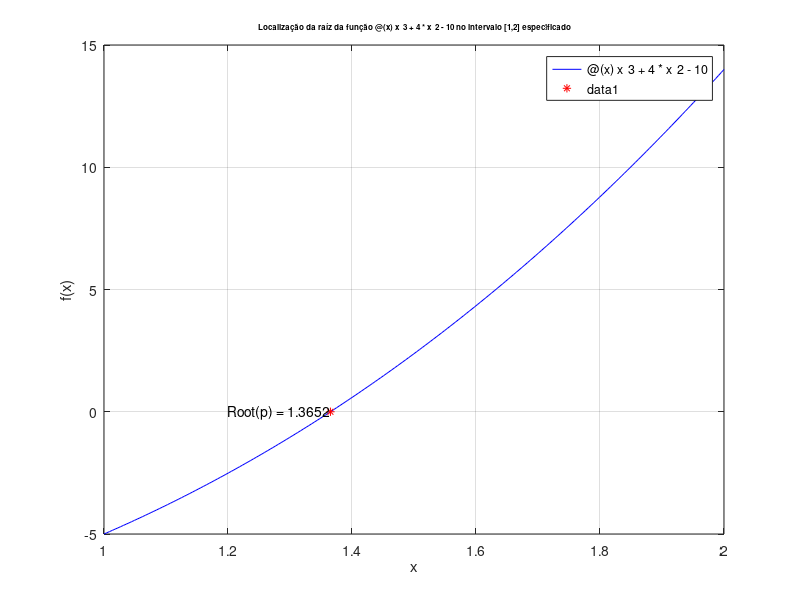

MATLAB code to generate this figure:
clc
clear all
close all

%funcao
f=@(x) x^3 + 4*x^2 - 10;
%f=@(x) (x+2)*(x+1)*x*((x-1)^3)*(x-2);
%tolerancia relativa
e1=0.00001;
%tolerancia absoluta
e2=0.00005;
%tolerancia
tol=10^-4;
%numero maximo de iteracoes
nmax=100;

%definicao dos pontos iniciais p0 e p1
iterador = 1;
i = 1;
p_array = [];
p_array(i) = 1;
i = i + 1;
p_array(i) = 2;
diffmodulos = abs(p_array(i) - p_array(i-1));
%fp_abs = abs(f(p_array(i))); %outro criterio de tolerancia

while ( (diffmodulos > tol)  &&  iterador < nmax)
    i = i + 1;
    p_array(i) = p_array(i-1) - (f(p_array(i-1))*( p_array(i-1) - p_array(i-2) ) )/ (f(p_array(i-1)) - f(p_array(i-2))); 
    
    fprintf('n:%d, p%d:%f, f(p%d): %f\n', i, i, p_array(i),i, f(p_array(i)));

    iterador = iterador + 1;
    %fp_abs = abs(f(p_array(i)));
    diffmodulos = abs(p_array(i) - p_array(i-1)); 

end

str_fun = func2str(f);
%plot da função e de outras firulas
if 1
    fig = figure(1);
    set(fig,'name','Método Secante','numbertitle','off')
    fplot(f, [p_array(1), p_array(2)], 'b') 
    hold on
    plot(p_array(i), f(p_array(i)), 'r*');
    title(['\fontsize{8} Localização da raíz da função ', str_fun ,' no intervalo [',num2str(p_array(1)),',',num2str(p_array(2)),'] especificado'])
    hold off
    str_root = ['Root(p) = ',num2str(p_array(i))];
    text(p_array(i),f(p_array(i)),str_root,'HorizontalAlignment','right')
    xlabel('x')
    ylabel('f(x)')
    grid on
end